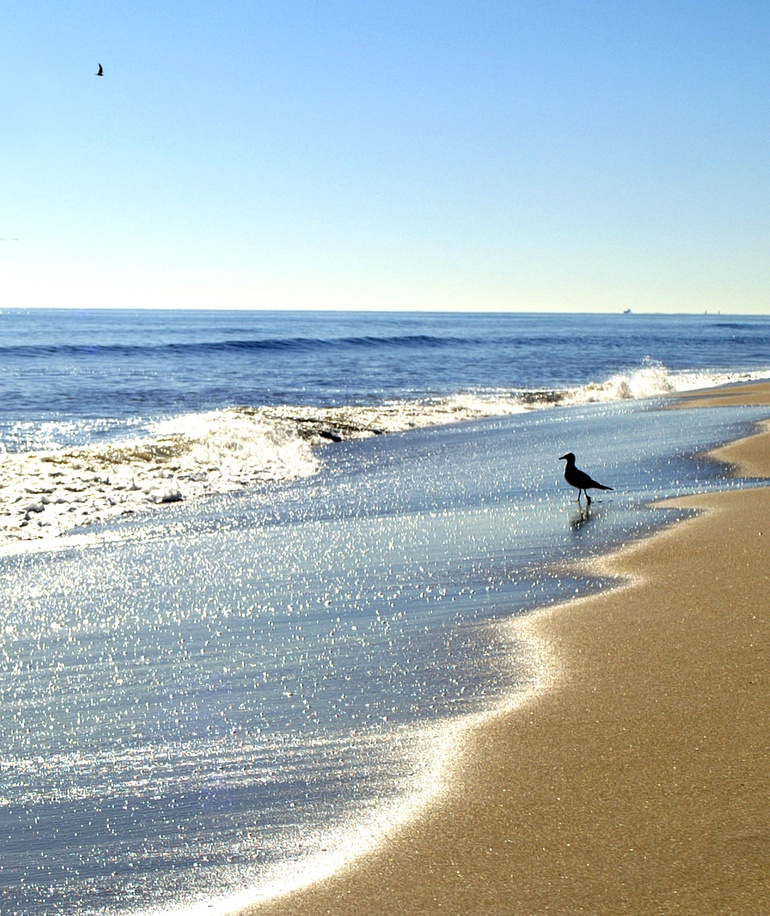
#> input picture Assignment6/sunandsea.jpg, 770 x 916 px, shrunk from 1288 x 1532 before the run
$ python 3_3.py
#> lines starting #> are read from the running program, lines starting #| are printed output that depends on the picture
import numpy as np
import matplotlib.pyplot as plt
from sklearn.feature_extraction.image import extract_patches_2d
import sklearn
import scipy
import skimage

IMG = skimage.io.imread("sunandsea.jpg", as_gray=True)
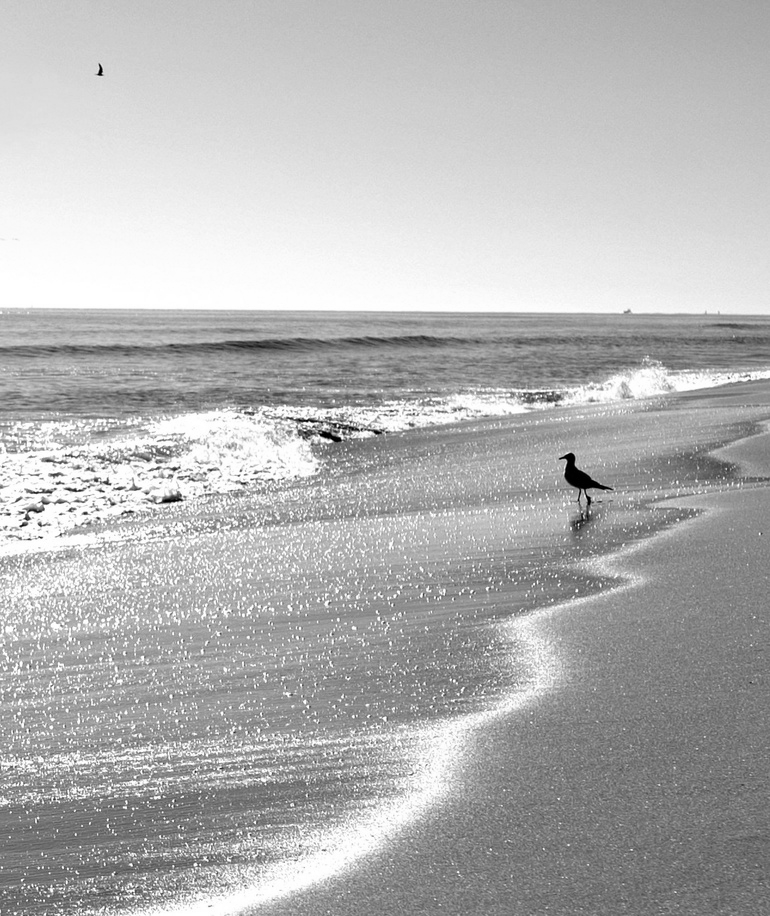
#> IMG: shape (916, 770) float64; min 0, max 1, mean 0.707

def njet(image, sigma=7.5):
    L = lambda n, m: scipy.ndimage.gaussian_filter(image, sigma, order=(m, n))

    L_x,   L_y   = L(1,0), L(0,1)
    L_xx,  L_xy,  L_yy  = L(2,0), L(1,1), L(0,2)
    L_xxx, L_xxy, L_xyy, L_yyy = L(3,0), L(2,1), L(1,2), L(0,3)

    return np.array([L(0,0), L_x, L_y, L_xx, L_xy, L_yy, L_xxx, L_xxy, L_xyy, L_yyy])

jets = njet(IMG)
njet_features = jets.reshape(len(jets), -1).T

patch_size = (8, 8)
n_components = 6
patches = extract_patches_2d(IMG, patch_size).reshape(-1, patch_size[0]*patch_size[1])
pca = sklearn.decomposition.PCA(n_components).fit(patches)
filters = pca.components_.reshape(n_components, patch_size[0], patch_size[1])
responses = [scipy.ndimage.convolve(IMG, f, mode="reflect") for f in filters]
#> responses = 6 items
pca_features = np.stack(responses, axis=-1).reshape(-1, n_components)

n_clusters = 3
njet_labels = sklearn.cluster.KMeans(n_clusters=n_clusters).fit_predict(njet_features).reshape(IMG.shape)
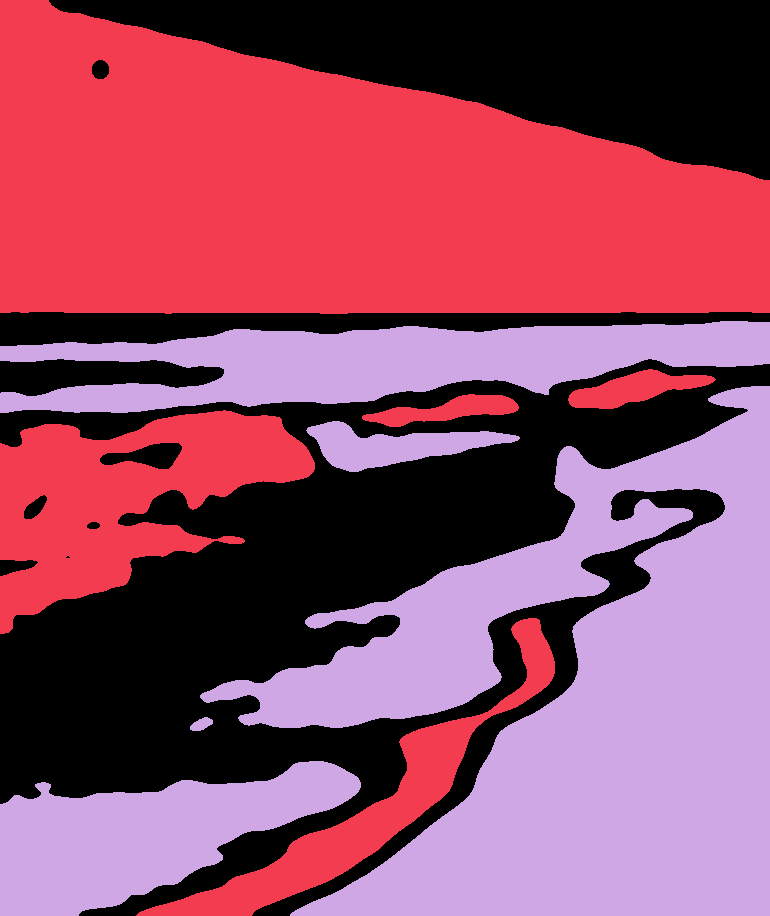
#> njet_labels: shape (916, 770) int32; 3 distinct labels, from 0 to 2; one colour per label, 0 black
pca_labels  = sklearn.cluster.KMeans(n_clusters=n_clusters).fit_predict(pca_features).reshape(IMG.shape)
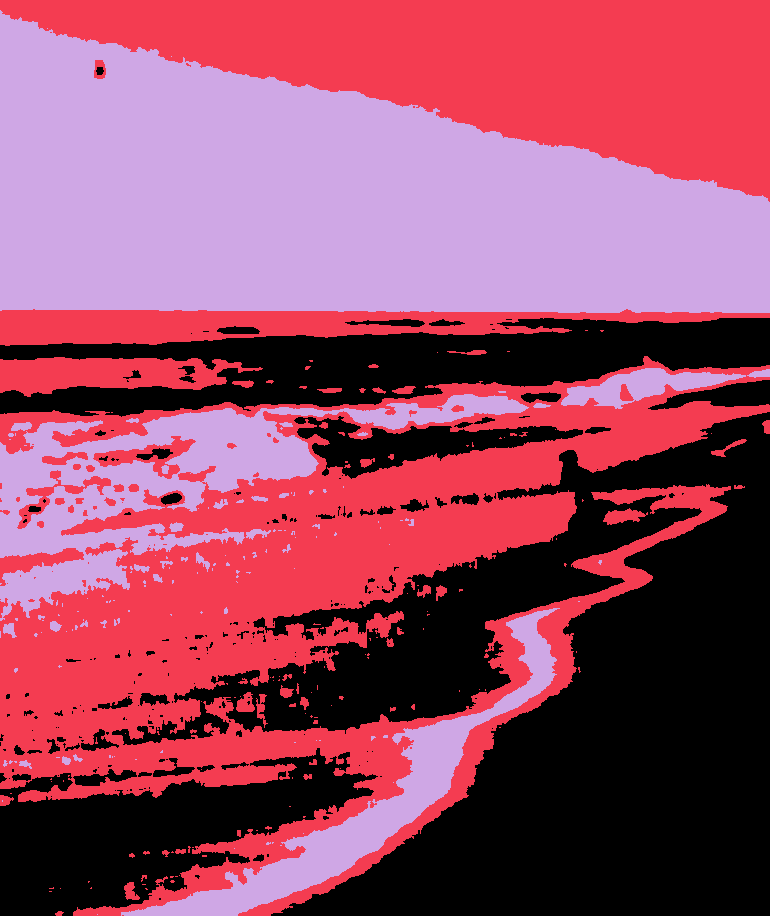
#> pca_labels: shape (916, 770) int32; 3 distinct labels, from 0 to 2; one colour per label, 0 black

plt.subplot(1, 3, 1)
plt.imshow(IMG, cmap="gray");
plt.title("Original")
plt.axis("off")

plt.subplot(1, 3, 2)
plt.imshow(njet_labels)
plt.title("N-Jet Segmentation")
plt.axis("off")

plt.subplot(1, 3, 3)
plt.imshow(pca_labels)
plt.title("PCA Segmentation")
plt.axis("off")

plt.show()
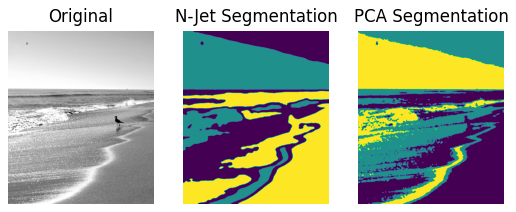
#> figure drawn by matplotlib, 3 panels
